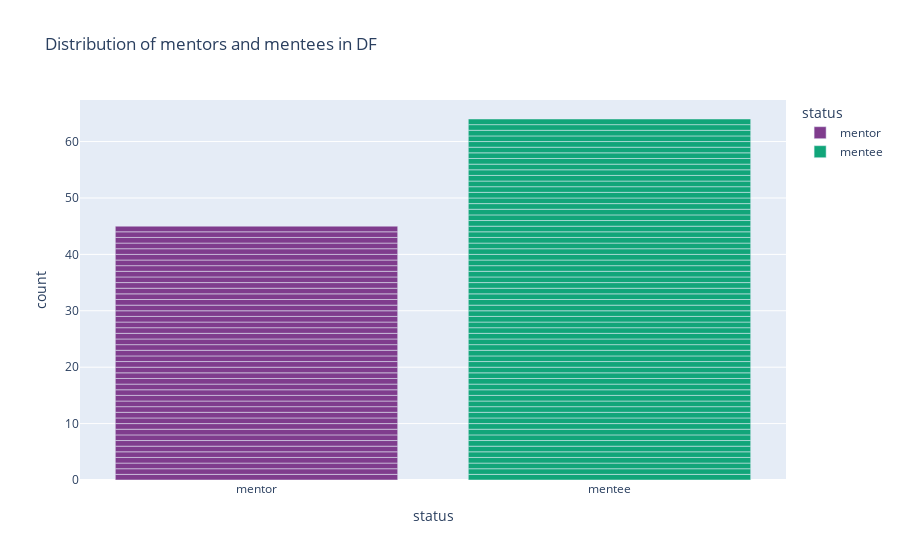

Notebook code cell kept with this figure:
### Code cell
#count motivations of users for using the app
fig = px.bar(df, x="status", title="Distribution of mentors and mentees in DF", color="status", color_discrete_sequence=px.colors.qualitative.Bold)
fig.show()

### Figure 1 — Plotly figure (JSON) as saved in the notebook; plotly's stock layout.template omitted (floating-point values rounded to 4 significant figures)
{"data": [{"alignmentgroup": "True", "hovertemplate": "status=%{x}<br>count=%{y}<extra></extra>", "legendgroup": "mentor", "marker": {"color": "rgb(127, 60, 141)"}, "name": "mentor", "offsetgroup": "mentor", "orientation": "v", "showlegend": true, "textposition": "auto", "type": "bar", "x": ["mentor", "mentor", "mentor", "mentor", "mentor", "mentor", "mentor", "mentor", "mentor", "mentor", "mentor", "mentor", "mentor", "mentor", "mentor", "mentor", "mentor", "mentor", "mentor", "mentor", "mentor", "mentor", "mentor", "mentor", "mentor", "mentor", "mentor", "mentor", "mentor", "mentor", "mentor", "mentor", "mentor", "mentor", "mentor", "mentor", "mentor", "mentor", "mentor", "mentor", "mentor", "mentor", "mentor", "mentor", "mentor"], "xaxis": "x", "y": [1, 1, 1, 1, 1, 1, 1, 1, 1, 1, 1, 1, 1, 1, 1, 1, 1, 1, 1, 1, 1, 1, 1, 1, 1, 1, 1, 1, 1, 1, 1, 1, 1, 1, 1, 1, 1, 1, 1, 1, 1, 1, 1, 1, 1], "yaxis": "y"}, {"alignmentgroup": "True", "hovertemplate": "status=%{x}<br>count=%{y}<extra></extra>", "legendgroup": "mentee", "marker": {"color": "rgb(17, 165, 121)"}, "name": "mentee", "offsetgroup": "mentee", "orientation": "v", "showlegend": true, "textposition": "auto", "type": "bar", "x": ["mentee", "mentee", "mentee", "mentee", "mentee", "mentee", "mentee", "mentee", "mentee", "mentee", "mentee", "mentee", "mentee", "mentee", "mentee", "mentee", "mentee", "mentee", "mentee", "mentee", "mentee", "mentee", "mentee", "mentee", "mentee", "mentee", "mentee", "mentee", "mentee", "mentee", "mentee", "mentee", "mentee", "mentee", "mentee", "mentee", "mentee", "mentee", "mentee", "mentee", "mentee", "mentee", "mentee", "mentee", "mentee", "mentee", "mentee", "mentee", "mentee", "mentee", "mentee", "mentee", "mentee", "mentee", "mentee", "mentee", "mentee", "mentee", "mentee", "mentee", "mentee", "mentee", "mentee", "mentee"], "xaxis": "x", "y": [1, 1, 1, 1, 1, 1, 1, 1, 1, 1, 1, 1, 1, 1, 1, 1, 1, 1, 1, 1, 1, 1, 1, 1, 1, 1, 1, 1, 1, 1, 1, 1, 1, 1, 1, 1, 1, 1, 1, 1, 1, 1, 1, 1, 1, 1, 1, 1, 1, 1, 1, 1, 1, 1, 1, 1, 1, 1, 1, 1, 1, 1, 1, 1], "yaxis": "y"}], "layout": {"barmode": "relative", "legend": {"title": {"text": "status"}, "tracegroupgap": 0}, "title": {"text": "Distribution of mentors and mentees in DF"}, "xaxis": {"anchor": "y", "categoryarray": ["mentor", "mentee"], "categoryorder": "array", "domain": [0, 1], "title": {"text": "status"}}, "yaxis": {"anchor": "x", "domain": [0, 1], "title": {"text": "count"}}}}
